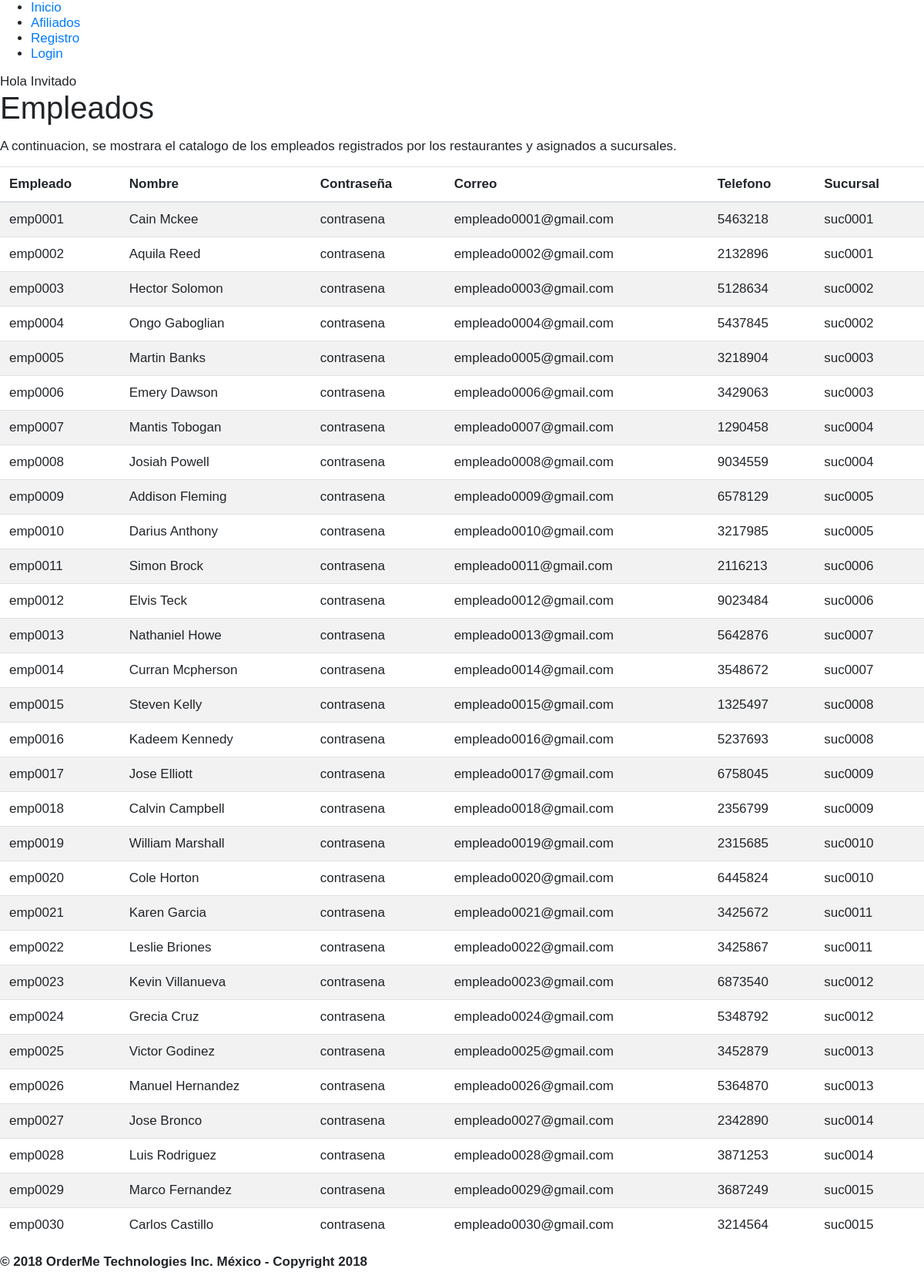
Page /empleado.php on the committed database.
### tables this page shows
create table Empleado(
	id_empleado	varchar(7),
    nombre varchar(40) not null,
    contrasena varchar(10) not null,
    correo varchar(40) not null,
    telefono varchar(10) not null,
    id_sucursal varchar(7) not null,
    constraint pk_trabajador primary key(id_empleado),
    constraint fk_sucursal2 foreign key(id_sucursal) references Sucursal(id_sucursal) on delete cascade on update cascade
);

### empleado.php (the view, shortened to what this page needs)
<!DOCTYPE html>
<html>
<head>
  <?php include('includes/links.php'); ?>
</head>
<?php
  include('includes/global.php');
?>
<body>
<div class="contenedor">
  <h1 class="courgete">Empleados</h1>
  <p class="centrado">A continuacion, se mostrara el catalogo de los empleados registrados por los restaurantes y asignados a sucursales.</p>
  <div class="table-responsive">
    <table class="table table-striped">
        <thead>
          <tr>
            <th>Empleado</th>
            <th>Nombre</th>
            <th>Contraseña</th>
            <th>Correo</th>
            <th>Telefono</th>
            <th>Sucursal</th>
          </tr>
        </thead>
        <tbody>
          <?php
            include('connectmysql.php');
            $sqldata= mysqli_query($dbcon,"call VerEmpleado()");
            while($row=mysqli_fetch_array($sqldata,MYSQLI_NUM)){
              echo "<tr><td>";
              echo utf8_encode($row[0]);
              echo "</td><td>";
              echo utf8_encode($row[1]);
              echo "</td><td>";
              echo utf8_encode($row[2]);
              echo "</td><td>";
              echo utf8_encode($row[3]);
              echo "</td><td>";
              echo utf8_encode($row[4]);
              echo "</td><td>";
              echo utf8_encode($row[5]);
              echo "</td>";
            }
          ?>
        </tbody>
      </table>
  </div>
</div>
</body>
</html>

### comun/css/estilos.css (style rules this page uses)
body { font: 100% sans-serif; font-size: 1.0625em; }
p { width: 80%; }

### rows in the picture
empleado: id_empleado "emp0001", nombre "Cain Mckee", contrasena "contrasena", correo "empleado0001@gmail.com", telefono "5463218", id_sucursal "suc0001"
empleado: id_empleado "emp0002", nombre "Aquila Reed", contrasena "contrasena", correo "empleado0002@gmail.com", telefono "2132896", id_sucursal "suc0001"
empleado: id_empleado "emp0003", nombre "Hector Solomon", contrasena "contrasena", correo "empleado0003@gmail.com", telefono "5128634", id_sucursal "suc0002"
empleado: id_empleado "emp0004", nombre "Ongo Gaboglian", contrasena "contrasena", correo "empleado0004@gmail.com", telefono "5437845", id_sucursal "suc0002"
empleado: id_empleado "emp0005", nombre "Martin Banks", contrasena "contrasena", correo "empleado0005@gmail.com", telefono "3218904", id_sucursal "suc0003"
empleado: id_empleado "emp0006", nombre "Emery Dawson", contrasena "contrasena", correo "empleado0006@gmail.com", telefono "3429063", id_sucursal "suc0003"
empleado: id_empleado "emp0007", nombre "Mantis Tobogan", contrasena "contrasena", correo "empleado0007@gmail.com", telefono "1290458", id_sucursal "suc0004"
empleado: id_empleado "emp0008", nombre "Josiah Powell", contrasena "contrasena", correo "empleado0008@gmail.com", telefono "9034559", id_sucursal "suc0004"
empleado: id_empleado "emp0009", nombre "Addison Fleming", contrasena "contrasena", correo "empleado0009@gmail.com", telefono "6578129", id_sucursal "suc0005"
empleado: id_empleado "emp0010", nombre "Darius Anthony", contrasena "contrasena", correo "empleado0010@gmail.com", telefono "3217985", id_sucursal "suc0005"
empleado: id_empleado "emp0011", nombre "Simon Brock", contrasena "contrasena", correo "empleado0011@gmail.com", telefono "2116213", id_sucursal "suc0006"
empleado: id_empleado "emp0012", nombre "Elvis Teck", contrasena "contrasena", correo "empleado0012@gmail.com", telefono "9023484", id_sucursal "suc0006"
empleado: id_empleado "emp0013", nombre "Nathaniel Howe", contrasena "contrasena", correo "empleado0013@gmail.com", telefono "5642876", id_sucursal "suc0007"
empleado: id_empleado "emp0014", nombre "Curran Mcpherson", contrasena "contrasena", correo "empleado0014@gmail.com", telefono "3548672", id_sucursal "suc0007"
empleado: id_empleado "emp0015", nombre "Steven Kelly", contrasena "contrasena", correo "empleado0015@gmail.com", telefono "1325497", id_sucursal "suc0008"
empleado: id_empleado "emp0016", nombre "Kadeem Kennedy", contrasena "contrasena", correo "empleado0016@gmail.com", telefono "5237693", id_sucursal "suc0008"
empleado: id_empleado "emp0017", nombre "Jose Elliott", contrasena "contrasena", correo "empleado0017@gmail.com", telefono "6758045", id_sucursal "suc0009"
empleado: id_empleado "emp0018", nombre "Calvin Campbell", contrasena "contrasena", correo "empleado0018@gmail.com", telefono "2356799", id_sucursal "suc0009"
empleado: id_empleado "emp0019", nombre "William Marshall", contrasena "contrasena", correo "empleado0019@gmail.com", telefono "2315685", id_sucursal "suc0010"
empleado: id_empleado "emp0020", nombre "Cole Horton", contrasena "contrasena", correo "empleado0020@gmail.com", telefono "6445824", id_sucursal "suc0010"
empleado: id_empleado "emp0021", nombre "Karen Garcia", contrasena "contrasena", correo "empleado0021@gmail.com", telefono "3425672", id_sucursal "suc0011"
empleado: id_empleado "emp0022", nombre "Leslie Briones", contrasena "contrasena", correo "empleado0022@gmail.com", telefono "3425867", id_sucursal "suc0011"
empleado: id_empleado "emp0023", nombre "Kevin Villanueva", contrasena "contrasena", correo "empleado0023@gmail.com", telefono "6873540", id_sucursal "suc0012"
empleado: id_empleado "emp0024", nombre "Grecia Cruz", contrasena "contrasena", correo "empleado0024@gmail.com", telefono "5348792", id_sucursal "suc0012"
empleado: id_empleado "emp0025", nombre "Victor Godinez", contrasena "contrasena", correo "empleado0025@gmail.com", telefono "3452879", id_sucursal "suc0013"
empleado: id_empleado "emp0026", nombre "Manuel Hernandez", contrasena "contrasena", correo "empleado0026@gmail.com", telefono "5364870", id_sucursal "suc0013"
empleado: id_empleado "emp0027", nombre "Jose Bronco", contrasena "contrasena", correo "empleado0027@gmail.com", telefono "2342890", id_sucursal "suc0014"
empleado: id_empleado "emp0028", nombre "Luis Rodriguez", contrasena "contrasena", correo "empleado0028@gmail.com", telefono "3871253", id_sucursal "suc0014"
empleado: id_empleado "emp0029", nombre "Marco Fernandez", contrasena "contrasena", correo "empleado0029@gmail.com", telefono "3687249", id_sucursal "suc0015"
empleado: id_empleado "emp0030", nombre "Carlos Castillo", contrasena "contrasena", correo "empleado0030@gmail.com", telefono "3214564", id_sucursal "suc0015"
